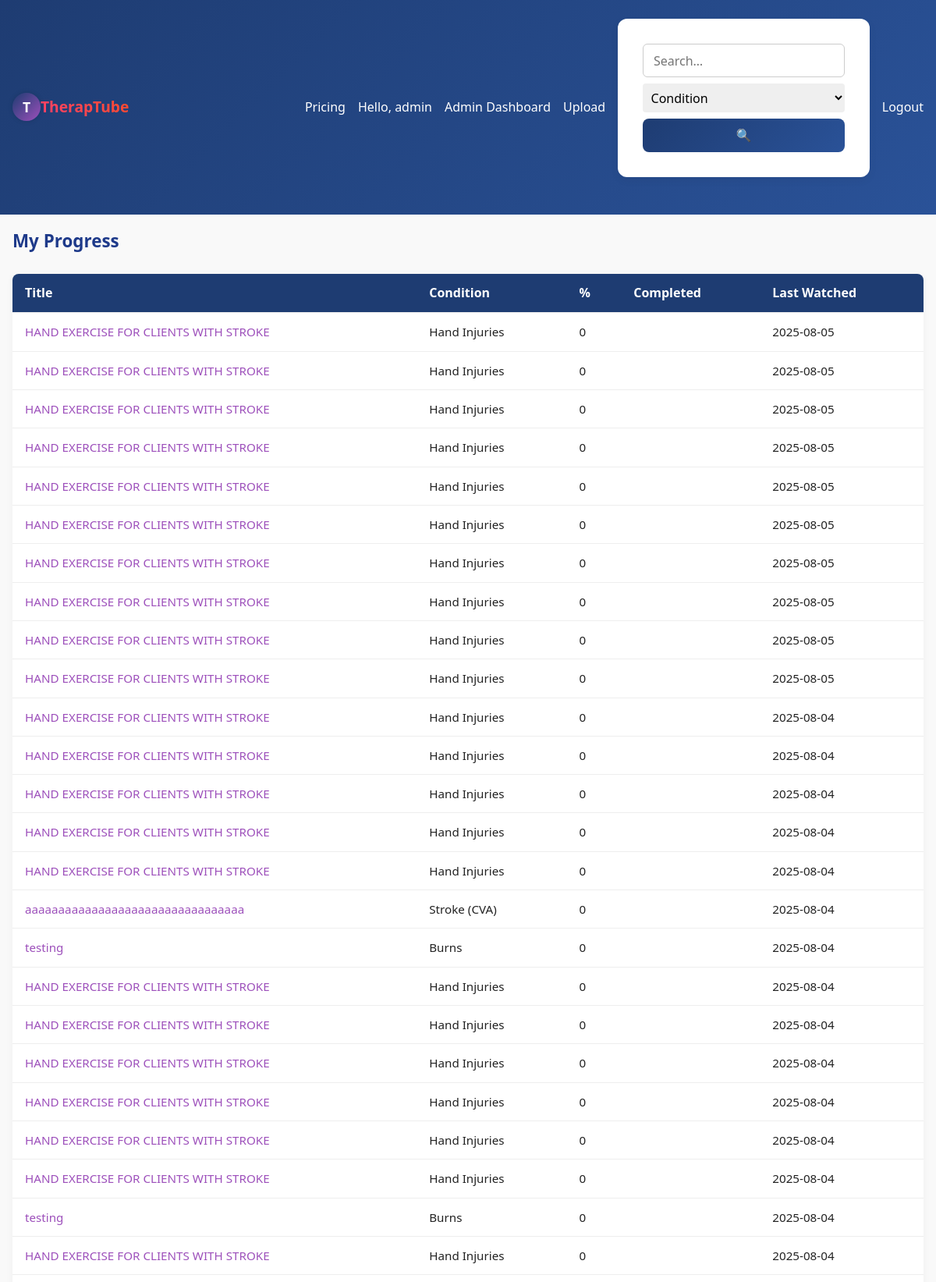
Page /progress (signed in, upper part) on the committed database.
### app.py (models this page shows, shortened)
class User(db.Model, UserMixin):
    id = db.Column(db.Integer, primary_key=True)
    username = db.Column(db.String(80), unique=True, nullable=False)
    email    = db.Column(db.String(120), unique=True)
    invite_code_used = db.Column(db.String(36))
    password_hash = db.Column(db.String(128), nullable=False)
    role = db.Column(db.String(32), nullable=False) # 'client', 'therapist', 'admin',
    media_uploaded = db.relationship('Media', backref='uploader', lazy=True)
    watch_history = db.relationship('WatchHistory', backref='user', lazy=True)

class WatchHistory(db.Model):
    id = db.Column(db.Integer, primary_key=True)
    user_id = db.Column(db.Integer, db.ForeignKey('user.id'))
    media_id = db.Column(db.Integer, db.ForeignKey('media.id'))
    progress_percent = db.Column(db.Integer, default=0)
    completed = db.Column(db.Boolean, default=False)
    watched_at = db.Column(db.DateTime, default=datetime.utcnow)

class Media(db.Model):
    id = db.Column(db.Integer, primary_key=True)
    filename = db.Column(db.String(200), nullable=False)
    thumbnail = db.Column(db.String(200))
    title = db.Column(db.String(120), nullable=False)
    description = db.Column(db.Text, nullable=True)
    category = db.Column(db.String(80), nullable=True)
    otpf_domain = db.Column(db.String(50))
    for_name = db.Column(db.String(50))
    target_condition = db.Column(db.String(50))
    uploader_id = db.Column(db.Integer, db.ForeignKey('user.id'))
    view_count = db.Column(db.Integer, default=0)
    upload_time = db.Column(db.DateTime, default=datetime.utcnow)

### app.py (the view)
@app.route('/progress')
@login_required # User must be logged in
def progress():
    current_utc_year = datetime.now(timezone.utc).year
    records = (
        WatchHistory.query
        .filter_by(user_id=current_user.id)
        .join(Media, WatchHistory.media_id == Media.id)
        .add_columns(Media.title, Media.target_condition,
                        WatchHistory.progress_percent, WatchHistory.completed,
                        WatchHistory.watched_at, Media.id.label("m_id"))
        .order_by(WatchHistory.watched_at.desc())
        .all()
    )
    return render_template('progress.html', rows=records, taxonomy=TAXONOMY, current_year=current_utc_year)

### app.py (called while the page is built, shortened)
@app.context_processor
def inject_global_data():
    has_sub = False
    if current_user.is_authenticated:
        has_sub = has_active_subscription(current_user)
    return {
        'app_version': APP_VERSION,  # Assuming APP_VERSION is defined globally or from config
        'utc_now': datetime.now(timezone.utc),
        'has_active_subscription': has_active_subscription, # Make the function itself available
        'current_user': current_user, # Flask-Login usually injects this, but explicit is fine
        'user_has_active_subscription': has_sub # A boolean flag for simpler checks in templates
    }

@login_manager.user_loader
def load_user(user_id):
    return User.query.get(int(user_id))

def has_active_subscription(user):
    if not user.is_authenticated:
        return False # Unauthenticated users never have an active subscription
    if user.role in ['admin', 'caregiver']:
        return True

### templates/progress.html (shortened to what this page needs)
{% extends 'base.html' %}
{% block content %}
<h2>My Progress</h2>
<table>
  <tr>
    <th>Title</th><th>Condition</th><th>%</th><th>Completed</th><th>Last Watched</th>
  </tr>
  {% for r in rows %}
    <tr>
        <td data-label="Title">
            <a href="{{ url_for('watch', media_id=r.m_id) }}">{{ r.title }}</a>
        </td>
        <td data-label="Condition">{{ r.target_condition }}</td>
        <td data-label="%">{{ r.progress_percent }}</td>
        <td data-label="Completed">{{ '✓' if r.completed else '' }}</td>
        <td data-label="Last Watched">{{ r.watched_at.strftime('%Y-%m-%d') }}</td>
    </tr>
  {% endfor %}
</table>
{% endblock %}

### templates/base.html (shortened to what this page needs)
<!doctype html>
<html lang="en">
<head>
    <link rel="stylesheet" href="{{ url_for('static', filename='style.css') }}">
    <link rel="stylesheet" href="https://cdnjs.cloudflare.com/ajax/libs/font-awesome/6.5.0/css/all.min.css">
</head>
<body>
    <nav class="navbar">
        <div class="nav-brand">
            {% if current_user.is_authenticated %}
                {% if current_user.role == 'client' %}
                    <a href="{{ url_for('client_dashboard') }}">
                        <div class="logo-circle animate-spin">
                            <span class="logo-text">T</span>
                        </div>
                        <span class="brand-text">TherapTube</span>
                    </a>
                {% else %}
                    <a href="{{ url_for('index') }}">
                        <div class="logo-circle animate-spin">
                            <span class="logo-text">T</span>
                        </div>
                        <span class="brand-text">TherapTube</span>
                    </a>
                {% endif %}
            {% endif %}
        </div>
        <div class="nav-links">
            <a href="{{ url_for('pricing') }}">Pricing</a>
            {% if current_user.is_authenticated %}
                <span class="user-greet">Hello, {{ current_user.username }}
                </span>
                {% if current_user.role == 'client' %}
                    <a href="{{ url_for('client_dashboard') }}">Dashboard</a>
                    {% if has_active_subscription(current_user) %}
                        <a href="{{ url_for('progress') }}">My Progress</a>
                        <a href="{{ url_for('recent') }}">Recently Watched</a>
                        <form action="{{ url_for('search') }}" method="get" class="search-form">
                            <input type="text" name="q" placeholder="Search…" value="{{ request.args.get('q','') }}">
                            {#
                            <select name="condition" aria-label="Select a condition">
                                <option value="">Condition</option>
                                {% for c in taxonomy.conditions %}
                                    <option value="{{ c }}" {% if request.args.get('condition')==c %}selected{% endif %}>{{ c }}</option>
                                {% endfor %}
                            </select>
                            <select name="otpf_domain" aria-label="Select an OTPF domain">
                                <option value="">Domain</option>
                                {% for d in taxonomy.otpf_domains %}
                                    <option value="{{ d }}" {% if request.args.get('otpf_domain')==d %}selected{% endif %}>{{ d }}</option>
                                {% endfor %}
                            </select>
                            #}
                            <button type="submit" class="search-btn">🔍</button>
                        </form>
                    {% endif %}
                {% elif current_user.role == 'admin' %}
                    <a href="{{ url_for('admin_dashboard') }}">Admin Dashboard</a>
                    <a href="{{ url_for('upload') }}">Upload</a>
                    <form action="{{ url_for('search') }}" method="get" class="search-form">
                        <input type="text" name="q" placeholder="Search…" value="{{ request.args.get('q','') }}">
                        <select name="condition" aria-label="Select a condition">
                            <option value="">Condition</option>
                        </select>
                        <button type="submit" class="search-btn">🔍</button>
                    </form>
                {% endif %}
                <a href="{{ url_for('logout') }}">Logout</a>
            {% else %}
                <a href="{{ url_for('login') }}">Login</a>
                <a href="{{ url_for('register') }}">Register</a>
            {% endif %}
        </div>
    </nav>
    <div class="container">
        {% block content %}{% endblock %}
    </div>
</body>

### static/style.css (style rules this page uses)
:root { --color-primary: #1e3c72; --color-primary-light: #2a5298; --color-accent: #9d50bb; --color-accent-dark: #6e48aa; --color-bg: #f9f9f9; --color-text: #222; --color-white: #fff; --gradient-primary: linear-gradient(135deg, var(--color-primary), var(--color-primary-light)); --gradient-accent: linear-gradient(135deg, var(--color-accent), var(--color-accent-dark)); }
* { margin: 0; padding: 0; box-sizing: border-box; }
body { font-family: 'Segoe UI', sans-serif; background: var(--color-bg); color: var(--color-text); line-height: 1.6; }
a { text-decoration: none; color: var(--color-primary); transition: 0.3s ease; }
.container { max-width: 1200px; margin: auto; padding: 1rem; }
.navbar { background: var(--gradient-primary); padding: 1rem; display: flex; flex-wrap: wrap; align-items: center; justify-content: space-between; position: sticky; top: 0; z-index: 1000; }
.nav-brand { display: flex; align-items: center; gap: 0.5rem; }
.nav-brand a { display: flex; align-items: center; text-decoration: none; color: var(--color-primary); font-size: 1.4rem; font-weight: bold; }
.logo-circle { width: 36px; height: 36px; background: linear-gradient(135deg, var(--color-primary), var(--color-accent)); border-radius: 50%; display: flex; justify-content: center; align-items: center; box-shadow: 0 0 6px rgba(0,0,0,0.15); }
.logo-text { color: #fff; font-weight: bold; font-size: 1.1rem; font-family: 'Segoe UI', sans-serif; }
.animate-spin { animation: slowSpin 6s linear infinite; }
.brand-text { font-weight: bold; font-size: 1.2rem; background: linear-gradient(45deg, #ff416c, #ff4b2b); -webkit-background-clip: text; background-clip: text; -webkit-text-fill-color: transparent; font-family: 'Segoe UI', sans-serif; }
.nav-links { display: flex; flex-wrap: wrap; gap: 1rem; align-items: center; }
.nav-links a, .user-greet { color: var(--color-white); font-weight: 500; }
.search-form { display: flex; flex-wrap: wrap; gap: 0.5rem; margin-top: 0.5rem; }
.search-form input, .search-form select { padding: 0.4rem; border-radius: 4px; border: none; outline: none; }
.search-form input { flex: 1; min-width: 150px; }
.container { padding-bottom: 120px; }
form { background: var(--color-white); max-width: 600px; margin: 2rem auto; padding: 2rem; border-radius: 12px; box-shadow: 0 4px 12px rgba(0,0,0,0.05); display: flex; flex-direction: column; gap: 1.25rem; }
input[type="text"], textarea, select, input[type="file"] { padding: 0.6rem 0.8rem; border: 1px solid #ccc; border-radius: 6px; font-size: 1rem; font-family: inherit; width: 100%; }
button[type="submit"] { background: var(--gradient-primary); color: var(--color-white); padding: 0.75rem 1.5rem; border: none; border-radius: 8px; font-weight: bold; font-size: 1rem; cursor: pointer; transition: background 0.3s ease; }
table { width: 100%; border-collapse: collapse; background: var(--color-white); margin-top: 1.5rem; border-radius: 8px; overflow: hidden; box-shadow: 0 2px 10px rgba(0, 0, 0, 0.05); }
th, td { padding: 0.75rem 1rem; text-align: left; border-bottom: 1px solid #eee; }
th { background: var(--color-primary); color: var(--color-white); font-weight: 600; }
td { font-size: 0.95rem; }
td a { color: var(--color-accent); font-weight: 500; }
h2 { font-size: 1.4rem; margin-bottom: 1rem; color: #1e3a8a; }

### rows in the picture
User: username "admin"
WatchHistory: title "HAND EXERCISE FOR CLIENTS WITH STROKE", target_condition "Hand Injuries", progress_percent "0", watched_at "2025-08-05"
WatchHistory: title "HAND EXERCISE FOR CLIENTS WITH STROKE", target_condition "Hand Injuries", progress_percent "0", watched_at "2025-08-05"
WatchHistory: title "HAND EXERCISE FOR CLIENTS WITH STROKE", target_condition "Hand Injuries", progress_percent "0", watched_at "2025-08-05"
WatchHistory: title "HAND EXERCISE FOR CLIENTS WITH STROKE", target_condition "Hand Injuries", progress_percent "0", watched_at "2025-08-05"
WatchHistory: title "HAND EXERCISE FOR CLIENTS WITH STROKE", target_condition "Hand Injuries", progress_percent "0", watched_at "2025-08-05"
WatchHistory: title "HAND EXERCISE FOR CLIENTS WITH STROKE", target_condition "Hand Injuries", progress_percent "0", watched_at "2025-08-05"
WatchHistory: title "HAND EXERCISE FOR CLIENTS WITH STROKE", target_condition "Hand Injuries", progress_percent "0", watched_at "2025-08-05"
WatchHistory: title "HAND EXERCISE FOR CLIENTS WITH STROKE", target_condition "Hand Injuries", progress_percent "0", watched_at "2025-08-05"
WatchHistory: title "HAND EXERCISE FOR CLIENTS WITH STROKE", target_condition "Hand Injuries", progress_percent "0", watched_at "2025-08-05"
WatchHistory: title "HAND EXERCISE FOR CLIENTS WITH STROKE", target_condition "Hand Injuries", progress_percent "0", watched_at "2025-08-05"
WatchHistory: title "HAND EXERCISE FOR CLIENTS WITH STROKE", target_condition "Hand Injuries", progress_percent "0", watched_at "2025-08-04"
WatchHistory: title "HAND EXERCISE FOR CLIENTS WITH STROKE", target_condition "Hand Injuries", progress_percent "0", watched_at "2025-08-04"
WatchHistory: title "HAND EXERCISE FOR CLIENTS WITH STROKE", target_condition "Hand Injuries", progress_percent "0", watched_at "2025-08-04"
WatchHistory: title "HAND EXERCISE FOR CLIENTS WITH STROKE", target_condition "Hand Injuries", progress_percent "0", watched_at "2025-08-04"
WatchHistory: title "HAND EXERCISE FOR CLIENTS WITH STROKE", target_condition "Hand Injuries", progress_percent "0", watched_at "2025-08-04"
WatchHistory: title "aaaaaaaaaaaaaaaaaaaaaaaaaaaaaaaaa", target_condition "Stroke (CVA)", progress_percent "0", watched_at "2025-08-04"
WatchHistory: title "testing", target_condition "Burns", progress_percent "0", watched_at "2025-08-04"
WatchHistory: title "HAND EXERCISE FOR CLIENTS WITH STROKE", target_condition "Hand Injuries", progress_percent "0", watched_at "2025-08-04"
WatchHistory: title "HAND EXERCISE FOR CLIENTS WITH STROKE", target_condition "Hand Injuries", progress_percent "0", watched_at "2025-08-04"
WatchHistory: title "HAND EXERCISE FOR CLIENTS WITH STROKE", target_condition "Hand Injuries", progress_percent "0", watched_at "2025-08-04"
WatchHistory: title "HAND EXERCISE FOR CLIENTS WITH STROKE", target_condition "Hand Injuries", progress_percent "0", watched_at "2025-08-04"
WatchHistory: title "HAND EXERCISE FOR CLIENTS WITH STROKE", target_condition "Hand Injuries", progress_percent "0", watched_at "2025-08-04"
WatchHistory: title "HAND EXERCISE FOR CLIENTS WITH STROKE", target_condition "Hand Injuries", progress_percent "0", watched_at "2025-08-04"
WatchHistory: title "testing", target_condition "Burns", progress_percent "0", watched_at "2025-08-04"
WatchHistory: title "HAND EXERCISE FOR CLIENTS WITH STROKE", target_condition "Hand Injuries", progress_percent "0", watched_at "2025-08-04"
